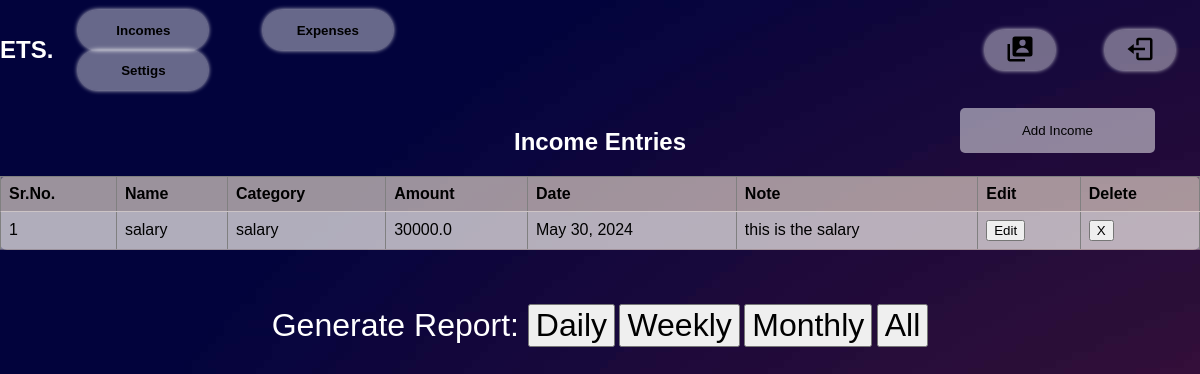
Screenshot of /incomes (signed in) with the database file from the repository.
### FinTech/models.py (models this page shows, shortened)
class Income(models.Model):
    user = models.ForeignKey(User, related_name='user_name', on_delete=models.CASCADE)
    name= models.CharField(max_length=50)
    date = models.DateField(default=date.today())
    amount= models.FloatField()
    category = models.ForeignKey(IncomeCategory, related_name='income_catg', on_delete=models.CASCADE)
    note=models.TextField()

class IncomeCategory(models.Model):
    name = models.CharField(max_length=50)
    user = models.ForeignKey(User, related_name='user_inc_catg', on_delete=models.CASCADE)
    def __str__(self):
        return self.name

### FinTech/views.py (the view, shortened to what this page needs)
# urls.py: path('incomes',views.income,name="incomes"),
def income(request):
    if request.user.is_authenticated:
        incomes_catg = IncomeCategory.objects.filter(user=request.user.id)
        incomes = Income.objects.filter(user=request.user.id)
        return render(request, "income.html", {"categories": incomes_catg, "incomes": incomes})
    else:
        return redirect("/")

### templates/income.html (shortened to what this page needs)
{% load static %}
<!DOCTYPE html>
<html>
<head>
    <link rel="stylesheet" href="{% static './expense.css' %}">
    <link rel="stylesheet" href="{% static 'nav.css' %}">
</head>
<body>
    <nav class="nav">
        <a href="/dashboard" id="logo"><h1>ETS.</h1></a>
         <div class="nav-button">
             <button class="btn" id="Income" onclick="location.href='/incomes'">Incomes</button>
             <button class="btn" id="Expense" onclick="location.href='/expenses'">Expenses</button>
             <button class="btn" id="Setting" onclick="location.href='/settings'">Settigs</button>
         </div>
         <div class="nav-logo">
             <button class="btn left" id="Profile" onclick="location.href='/profile'"><img/></button>
             <button class="btn left" id="Logout" onclick="location.href='/logout'"><img/></button>
         </div>
     </nav>
     <br>
    <button id="addIncomeButton" onclick="showIncomeForm()">Add Income</button>
    <h2 style="color: white;">Income Entries</h2>
    <table id="incomeTable" border="1">
        <tr>
            <th>Sr.No.</th>
            <th>Name</th>
            <th>Category</th>
            <th>Amount</th>
            <th>Date</th>
            <th>Note</th>
            <th>Edit</th>
            <th>Delete</th>
        </tr>
        {% for income in incomes %}
        <tr>
            <td>{{forloop.counter}}</td>
            <td>{{income.name}}</td>
            <td>{{income.category}}</td>
            <td>{{income.amount}}</td>
            <td>{{income.date}}</td>
            <td>{{income.note}}</td>
            <td>
                <div class="rem">
                    <button type="button" onclick="location.href='/edit-income/{{income.id}}' ">
                        <span class="glyphicon glyphicon-trash">Edit</span>
                    </button>
                </div>
            </td>
            <td>
                <div class="rem">
                    <button type="button" onclick="location.href='/delete-income/{{income.id}}' ">
                        <span class="glyphicon glyphicon-trash">X</span>
                    </button>
                </div>
            </td>
        </tr>
        {% endfor %}
    </table>
    <br><br><br>
    <div style="position: relative; text-align: center;">
        <label style="font-size: 2em; color: white;" for="date">Generate Report: </label>
        <button style="font-size: 2em;align-self: center;" type="button" onclick="location.href='/income-report/daily' ">
            <span class="glyphicon glyphicon-trash"> Daily </span>
        </button>
        <button style="font-size: 2em;align-self: center;" type="button" onclick="location.href='/income-report/weekly' ">
            <span class="glyphicon glyphicon-trash"> Weekly </span>
        </button>
        <button style="font-size: 2em;align-self: center;" type="button" onclick="location.href='/income-report/monthly' ">
            <span class="glyphicon glyphicon-trash"> Monthly </span>
        </button>
        <button style="font-size: 2em;align-self: center;" type="button" onclick="location.href='/income-report/alltime' ">
            <span class="glyphicon glyphicon-trash"> All </span>
        </button>
    </div>
</body>
</html>

### static/expense.css (style rules this page uses)
body { min-height: 100vh; background: url(dark-gradient.jpg); }
#addIncomeButton { position: absolute; right: 45px; background-color: rgba(255, 255, 255, 0.5); padding: 15px 62px; border: none; border-radius: 5px; }
h1 { color: white; }
h2 { text-align: center; color:black; }
#incomeTable { border-collapse: collapse; width: 100%; background-color: rgba(250, 235, 215, 0.379); border-radius: 7px; border-color: none; }
#incomeTable th, #incomeTable td { padding: 8px; text-align: left; border-bottom: 1px solid rgba(250, 235, 215, 0.379); }
#incomeTable th { background-color: rgba(250, 235, 215, 0.379); }
#incomeTable tr:nth-child(even) { background-color: rgba(255, 255, 255, 0.5); }

### static/nav.css (style rules this page uses)
body { font-family: Arial, sans-serif; margin: 0; padding: 0; background: url(dark-gradient.jpg); }
.nav { display: flex; width: 100%; justify-content: center; align-items: center; margin-top: 10px; }
.nav-logo { display: flex; flex-direction: row; justify-content: center; align-items: center; color: #ffffff; margin-right: 0px; margin-left: 490px; }
#logo { text-decoration: none; color: #ffffff; }
.left { width: 130px; height: 40px; font-weight: 700; background: rgba(255, 255, 255, 0.4); border: none; border-radius: 30px; cursor: pointer; transition: .3s ease; margin: 0 25px; box-shadow: 0 0 5px rgb(255, 254, 254); }
.nav-button .btn { width: 130px; height: 40px; font-weight: 700; background: rgba(255, 255, 255, 0.4); border: none; border-radius: 30px; cursor: pointer; transition: .3s ease; margin: 0 25px; box-shadow: 0 0 5px rgb(255, 254, 254); }
#Logout { width: 70px; }
#Profile { width: 70px; }

### rows the page displays
Income: name "salary", category "salary", amount "30000.0", date "May 30, 2024", note "this is the salary"
